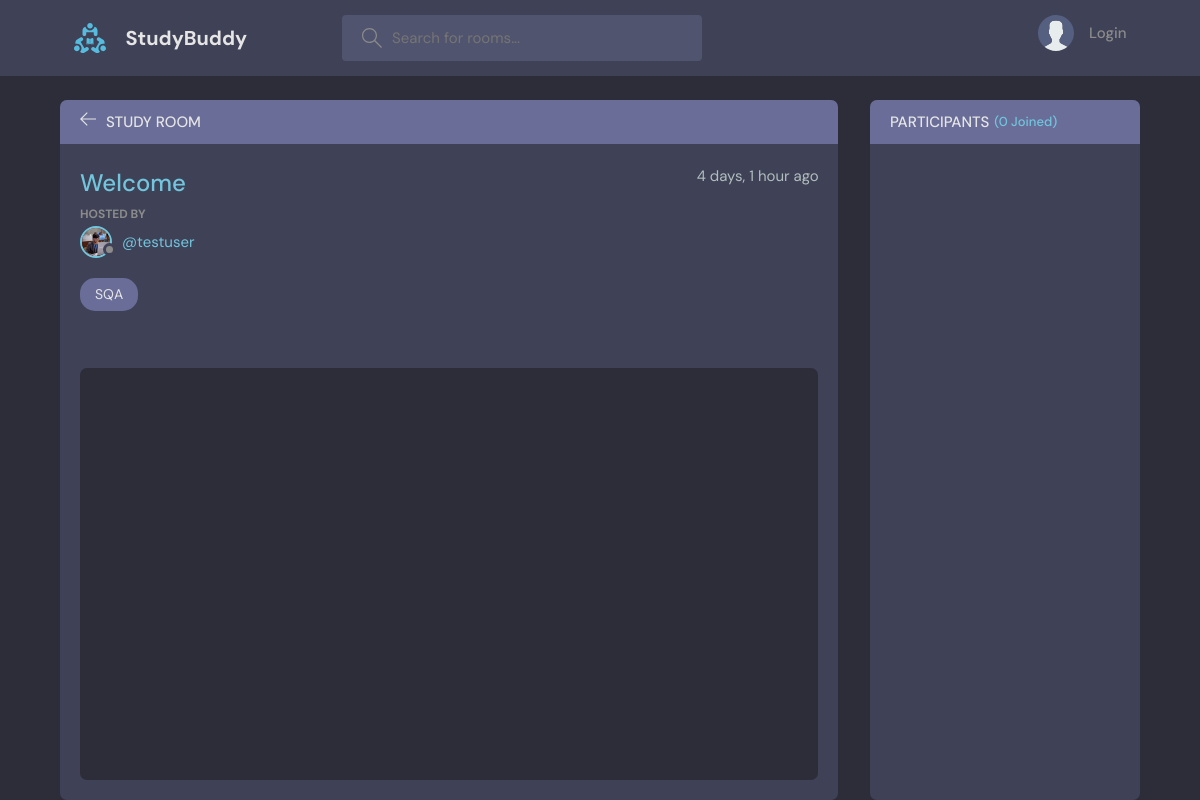
Before: /room/12 with the older database file.
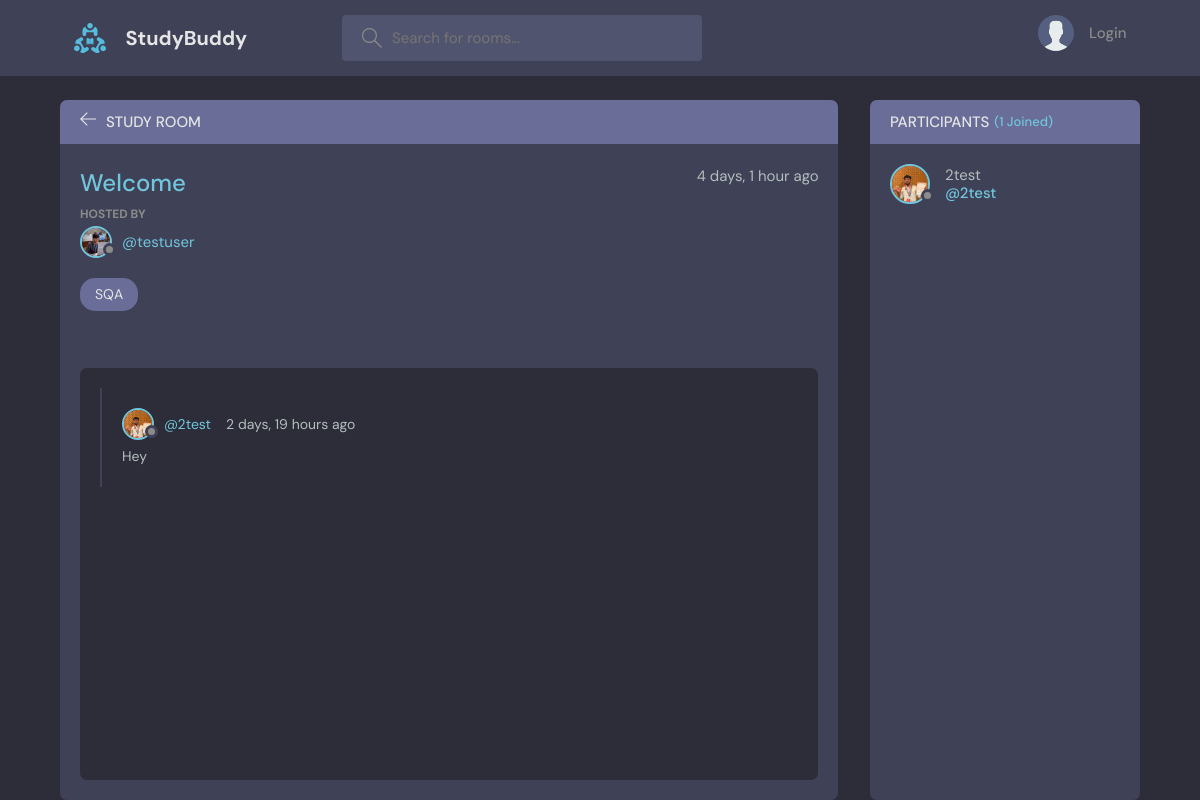
After: the same page with the newer database file.
### base/models.py (models this page shows, shortened)
class Message(models.Model):
  user = models.ForeignKey(User, on_delete=models.CASCADE)
  room = models.ForeignKey(Room, on_delete= models.CASCADE)
  body = models.TextField()
  updated = models.DateTimeField(auto_now=True)
  created = models.DateTimeField(auto_now_add = True)
  class Meta:
      ordering = ['-updated', '-created']

class User(AbstractUser):
  name = models.CharField(max_length= 200)
  email = models.EmailField(unique=True)
  bio = models.TextField(null=True)
  avatar= models.ImageField(null=True, default="avatar.svg")
  USERNAME_FIELD = 'email'
  REQUIRED_FIELDS = ['username', 'name']

### base/views.py (the view, shortened to what this page needs)
# urls.py: path('room/<str:pk>', views.room, name="room"),
def room(request, pk):
    rooms = get_object_or_404(Room, id=pk)
    room_messages = rooms.message_set.all()
    participants = rooms.participants.all()
    context = {'room': rooms, 'room_messages': room_messages, 'participants': participants}
    return render(request, 'base/room.html', context)

### base/models.py (called while the page is built)
  def __str__(self):
    return self.name

### base/templates/base/room.html (shortened to what this page needs)
{% extends 'main.html' %}
{% block content %}
    <main class="profile-page layout layout--2">
      <div class="container">
        <div class="room">
          <div class="room__top">
            <div class="room__topLeft">
              <a href="{% url 'home' %}">
                <svg version="1.1" xmlns="http://www.w3.org/2000/svg" width="32" height="32" viewBox="0 0 32 32">
                  <title>arrow-left</title>
                  <path
                    d="M13.723 2.286l-13.723 13.714 13.719 13.714 1.616-1.611-10.96-10.96h27.625v-2.286h-27.625l10.965-10.965-1.616-1.607z"
                  ></path>
                </svg>
              </a>
              <h3>Study Room</h3>
            </div>
          </div>
          <div class="room__box scroll">
            <div class="room__header scroll">
              <div class="room__info">
                <h3>{{room.name}}</h3>
                <span>{{room.created|timesince}} ago</span>
              </div>
              <div class="room__hosted">
                <p>Hosted By</p>
                <a href="{% url 'user-profile' room.host.id %}" class="room__author">
                  <div class="avatar avatar--small">
                    <img src="{{room.host.avatar.url}}" />
                  </div>
                  <span>@{{room.host.username}}</span>
                </a>
              </div>
              <span class="room__topics">{{room.topic}}</span>
            </div>
            <div class="room__conversation">
              <div class="threads scroll">
                {% for message in room_messages %}
                <div class="thread">
                  <div class="thread__top">
                    <div class="thread__author">
                      <a href="{% url 'user-profile' message.user.id %}" class="thread__authorInfo">
                        <div class="avatar avatar--small">
                          <img src="{{message.user.avatar.url}}" />
                        </div>
                        <span>@{{message.user.username}}</span>
                      </a>
                      <span class="thread__date">{{message.created|timesince}} ago</span>
                    </div>
                  </div>
                  <div class="thread__details">
                    {{message.body}}
                  </div>
                </div>
                {% endfor %}
              </div>
            </div>
          </div>
        </div>
        <div class="participants">
          <h3 class="participants__top">Participants <span>({{participants.count}} Joined)</span></h3>
          <div class="participants__list scroll">
            {% for user in participants %}
            <a href="{% url 'user-profile' user.id %}" class="participant">
              <div class="avatar avatar--medium">
                <img src="{{user.avatar.url}}" />
              </div>
              <p>
                {{user.username}}
                <span>@{{user.username}}</span>
              </p>
            </a>
            {% endfor %}
          </div>
        </div>
      </div>
    </main>
    {% endblock content %}

Changed rows visible on the page:
added Message: user.avatar (picture), user.username "2test", created "2 days, 19 hours", body "Hey"
added User: avatar (picture), username "2test"
Other visible differences:
{{ participants.count }}: "0" → "1"
